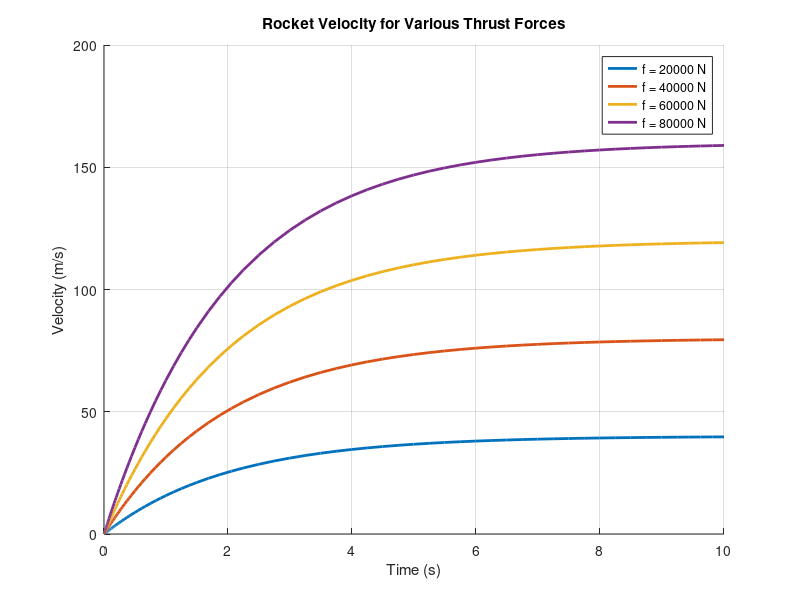

This figure's MATLAB source:
%Tony Ortiz Rangel
%Rocket velocity using ode45
m = 1000;
c = 500;
fvals = [20000 40000 60000 80000];
tspan = [0 10];
v0 = 0;
figure
hold on
for k = 1:length(fvals)
    f = fvals(k);
    [t,v] = ode45(@(t,v) (f - c*v)/m,tspan,v0);
    plot(t,v,'LineWidth',2)
end
grid on
xlabel('Time (s)')
ylabel('Velocity (m/s)')
title('Rocket Velocity for Various Thrust Forces')
legend('f = 20000 N','f = 40000 N','f = 60000 N','f = 80000 N',location='southeast')